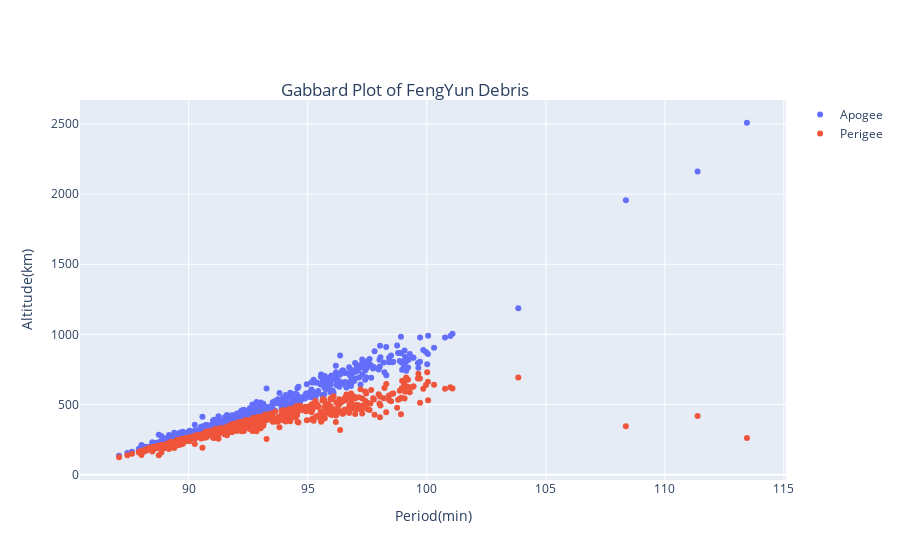

The cell this chart's notebook holds for it:
### Code cell
fig = go.Figure()
fig.add_trace(go.Scatter(x=fy['PERIOD'], y=fy['APOAPSIS'], mode='markers', name='Apogee'))
fig.add_trace(go.Scatter(x=fy['PERIOD'], y=fy['PERIAPSIS'], mode='markers', name='Perigee'))
fig.update_layout(title={'text':'Gabbard Plot of FengYun Debris','x':0.45,'y':0.85}, 
                         xaxis_title='Period(min)', yaxis_title = "Altitude(km)")
fig.show()

### Figure 1 — Plotly figure (JSON) as saved in the notebook; plotly's stock layout.template omitted (floating-point values rounded to 4 significant figures; data arrays with more than 128 entries replaced by an {"elided": "..."} marker saying what was removed)
{"data": [{"mode": "markers", "name": "Apogee", "type": "scatter", "x": {"elided": "646 float values"}, "y": {"elided": "646 float values"}}, {"mode": "markers", "name": "Perigee", "type": "scatter", "x": {"elided": "646 float values"}, "y": {"elided": "646 float values"}}], "layout": {"title": {"text": "Gabbard Plot of FengYun Debris", "x": 0.45, "y": 0.85}, "xaxis": {"title": {"text": "Period(min)"}}, "yaxis": {"title": {"text": "Altitude(km)"}}}}
